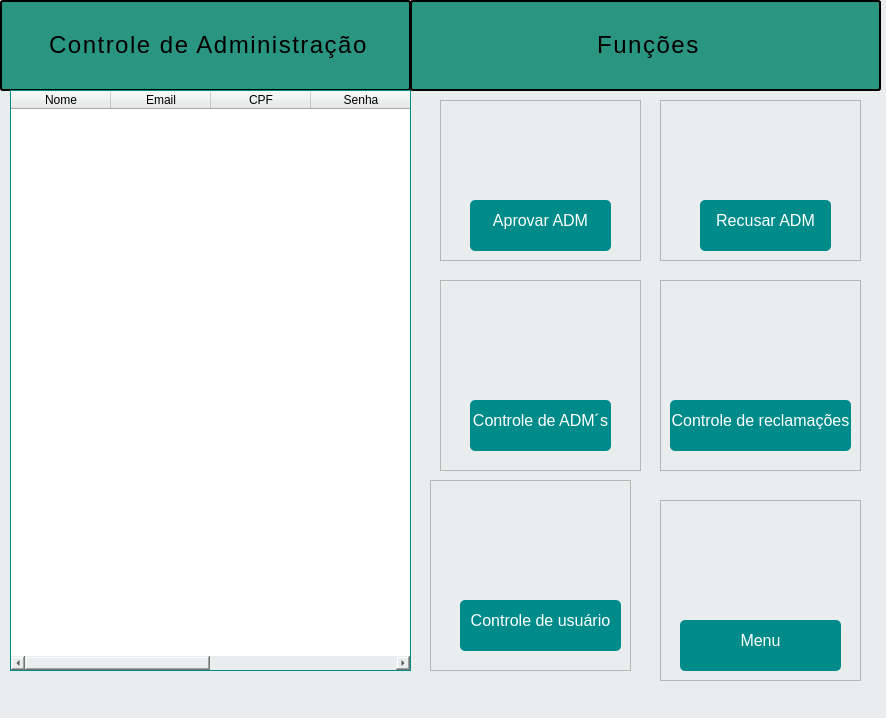
<?xml version="1.0" encoding="UTF-8"?>
<ui version="4.0">
 <class>MainWindow</class>
 <widget class="QMainWindow" name="MainWindow">
  <property name="geometry">
   <rect>
    <x>0</x>
    <y>0</y>
    <width>886</width>
    <height>718</height>
   </rect>
  </property>
  <property name="windowTitle">
   <string>MainWindow</string>
  </property>
  <property name="styleSheet">
   <string notr="true">QWidget {
background-color: #eaeded; 
}</string>
  </property>
  <widget class="QWidget" name="centralwidget">
   <widget class="QLabel" name="label">
    <property name="geometry">
     <rect>
      <x>0</x>
      <y>0</y>
      <width>411</width>
      <height>91</height>
     </rect>
    </property>
    <property name="styleSheet">
     <string notr="true">QLabel {
font-size: 24px;
font-wight: bold;
color: #33333;
padding: 10px;
border-bottom: 2px solid #008b8b;
text-allign: center;
letter-spacing: 1.5px;
background-color: #2a9580;
border: 2px solid;
border-radius: 3px;
}</string>
    </property>
    <property name="text">
     <string>&lt;html&gt;&lt;head/&gt;&lt;body&gt;&lt;p align=&quot;center&quot;&gt;&lt;span style=&quot; font-size:18pt;&quot;&gt;Controle de Administração&lt;/span&gt;&lt;/p&gt;&lt;/body&gt;&lt;/html&gt;</string>
    </property>
   </widget>
   <widget class="QLabel" name="label_2">
    <property name="geometry">
     <rect>
      <x>410</x>
      <y>0</y>
      <width>471</width>
      <height>91</height>
     </rect>
    </property>
    <property name="styleSheet">
     <string notr="true">QLabel {
font-size: 24px;
font-wight: bold;
color: #33333;
padding: 10px;
border-bottom: 2px solid #008b8b;
text-allign: center;
letter-spacing: 1.5px;
background-color: #2a9580;
border: 2px solid;
border-radius: 3px;
}</string>
    </property>
    <property name="text">
     <string>&lt;html&gt;&lt;head/&gt;&lt;body&gt;&lt;p align=&quot;center&quot;&gt;&lt;span style=&quot; font-size:18pt;&quot;&gt;Funções&lt;/span&gt;&lt;/p&gt;&lt;/body&gt;&lt;/html&gt;</string>
    </property>
   </widget>
   <widget class="QFrame" name="frame">
    <property name="geometry">
     <rect>
      <x>440</x>
      <y>100</y>
      <width>201</width>
      <height>161</height>
     </rect>
    </property>
    <property name="frameShape">
     <enum>QFrame::StyledPanel</enum>
    </property>
    <property name="frameShadow">
     <enum>QFrame::Raised</enum>
    </property>
    <widget class="QPushButton" name="pushButton">
     <property name="geometry">
      <rect>
       <x>30</x>
       <y>100</y>
       <width>141</width>
       <height>51</height>
      </rect>
     </property>
     <property name="styleSheet">
      <string notr="true">QPushButton {
background-color: #008b8b;
color: white;
border: none;
border-radius: 5px;
padding: 10 px 20px;
font-size: 16px;
}

QPushButton:hover {
 background-color: #008b8b;
}

QPushButton:pressed {
background-color: #3e8e41;
}
</string>
     </property>
     <property name="text">
      <string>Aprovar ADM</string>
     </property>
    </widget>
    <widget class="QLabel" name="lbl_icone1">
     <property name="geometry">
      <rect>
       <x>50</x>
       <y>20</y>
       <width>101</width>
       <height>61</height>
      </rect>
     </property>
     <property name="text">
      <string/>
     </property>
     <property name="pixmap">
      <pixmap resource="icones para adm/icons.qrc">:/icons adm/Icone (5).png</pixmap>
     </property>
     <property name="scaledContents">
      <bool>true</bool>
     </property>
    </widget>
   </widget>
   <widget class="QFrame" name="frame_2">
    <property name="geometry">
     <rect>
      <x>440</x>
      <y>280</y>
      <width>201</width>
      <height>191</height>
     </rect>
    </property>
    <property name="frameShape">
     <enum>QFrame::StyledPanel</enum>
    </property>
    <property name="frameShadow">
     <enum>QFrame::Raised</enum>
    </property>
    <widget class="QPushButton" name="pushButton_3">
     <property name="geometry">
      <rect>
       <x>30</x>
       <y>120</y>
       <width>141</width>
       <height>51</height>
      </rect>
     </property>
     <property name="styleSheet">
      <string notr="true">QPushButton {
background-color: #008b8b;
color: white;
border: none;
border-radius: 5px;
padding: 10 px 20px;
font-size: 16px;
}

QPushButton:hover {
 background-color: #008b8b;
}

QPushButton:pressed {
background-color: #3e8e41;
}</string>
     </property>
     <property name="text">
      <string>Controle de ADM´s</string>
     </property>
    </widget>
    <widget class="QLabel" name="lbl_icone3">
     <property name="geometry">
      <rect>
       <x>50</x>
       <y>30</y>
       <width>101</width>
       <height>71</height>
      </rect>
     </property>
     <property name="text">
      <string/>
     </property>
     <property name="pixmap">
      <pixmap resource="icones para adm/icons.qrc">:/icons adm/Icone (3).png</pixmap>
     </property>
     <property name="scaledContents">
      <bool>true</bool>
     </property>
    </widget>
   </widget>
   <widget class="QFrame" name="frame_4">
    <property name="geometry">
     <rect>
      <x>660</x>
      <y>100</y>
      <width>201</width>
      <height>161</height>
     </rect>
    </property>
    <property name="frameShape">
     <enum>QFrame::StyledPanel</enum>
    </property>
    <property name="frameShadow">
     <enum>QFrame::Raised</enum>
    </property>
    <widget class="QPushButton" name="pushButton_2">
     <property name="geometry">
      <rect>
       <x>40</x>
       <y>100</y>
       <width>131</width>
       <height>51</height>
      </rect>
     </property>
     <property name="styleSheet">
      <string notr="true">QPushButton {
background-color: #008b8b;
color: white;
border: none;
border-radius: 5px;
padding: 10 px 20px;
font-size: 16px;
}

QPushButton:hover {
 background-color: #008b8b;
}

QPushButton:pressed {
background-color: #3e8e41;
}</string>
     </property>
     <property name="text">
      <string>Recusar ADM</string>
     </property>
    </widget>
    <widget class="QLabel" name="lbl_icone2">
     <property name="geometry">
      <rect>
       <x>50</x>
       <y>20</y>
       <width>101</width>
       <height>61</height>
      </rect>
     </property>
     <property name="text">
      <string/>
     </property>
     <property name="pixmap">
      <pixmap>icones para adm/Icone (2).png</pixmap>
     </property>
     <property name="scaledContents">
      <bool>true</bool>
     </property>
    </widget>
   </widget>
   <widget class="QFrame" name="frame_5">
    <property name="geometry">
     <rect>
      <x>660</x>
      <y>280</y>
      <width>201</width>
      <height>191</height>
     </rect>
    </property>
    <property name="frameShape">
     <enum>QFrame::StyledPanel</enum>
    </property>
    <property name="frameShadow">
     <enum>QFrame::Raised</enum>
    </property>
    <widget class="QPushButton" name="pushButton_4">
     <property name="geometry">
      <rect>
       <x>10</x>
       <y>120</y>
       <width>181</width>
       <height>51</height>
      </rect>
     </property>
     <property name="styleSheet">
      <string notr="true">QPushButton {
background-color: #008b8b;
color: white;
border: none;
border-radius: 5px;
padding: 10 px 20px;
font-size: 16px;
}

QPushButton:hover {
 background-color: #008b8b;
}

QPushButton:pressed {
background-color: #3e8e41;
}</string>
     </property>
     <property name="text">
      <string>Controle de reclamações</string>
     </property>
    </widget>
    <widget class="QLabel" name="lbl_icone4">
     <property name="geometry">
      <rect>
       <x>50</x>
       <y>10</y>
       <width>91</width>
       <height>81</height>
      </rect>
     </property>
     <property name="text">
      <string/>
     </property>
     <property name="pixmap">
      <pixmap resource="icones para adm/icons.qrc">:/icons adm/Icone (8).png</pixmap>
     </property>
     <property name="scaledContents">
      <bool>true</bool>
     </property>
    </widget>
   </widget>
   <widget class="QFrame" name="frame_7">
    <property name="geometry">
     <rect>
      <x>430</x>
      <y>480</y>
      <width>201</width>
      <height>191</height>
     </rect>
    </property>
    <property name="frameShape">
     <enum>QFrame::StyledPanel</enum>
    </property>
    <property name="frameShadow">
     <enum>QFrame::Raised</enum>
    </property>
    <widget class="QPushButton" name="pushButton_5">
     <property name="geometry">
      <rect>
       <x>30</x>
       <y>120</y>
       <width>161</width>
       <height>51</height>
      </rect>
     </property>
     <property name="styleSheet">
      <string notr="true">QPushButton {
background-color: #008b8b;
color: white;
border: none;
border-radius: 5px;
padding: 10 px 20px;
font-size: 16px;
}

QPushButton:hover {
 background-color: #008b8b;
}

QPushButton:pressed {
background-color: #3e8e41;
}</string>
     </property>
     <property name="text">
      <string>Controle de usuário</string>
     </property>
    </widget>
    <widget class="QLabel" name="lbl_icone5">
     <property name="geometry">
      <rect>
       <x>60</x>
       <y>20</y>
       <width>81</width>
       <height>71</height>
      </rect>
     </property>
     <property name="text">
      <string/>
     </property>
     <property name="pixmap">
      <pixmap>icones para adm/Icone (10).png</pixmap>
     </property>
     <property name="scaledContents">
      <bool>true</bool>
     </property>
    </widget>
   </widget>
   <widget class="QFrame" name="frame_8">
    <property name="geometry">
     <rect>
      <x>660</x>
      <y>500</y>
      <width>201</width>
      <height>181</height>
     </rect>
    </property>
    <property name="frameShape">
     <enum>QFrame::StyledPanel</enum>
    </property>
    <property name="frameShadow">
     <enum>QFrame::Raised</enum>
    </property>
    <widget class="QLabel" name="lbl_icone6">
     <property name="geometry">
      <rect>
       <x>50</x>
       <y>30</y>
       <width>91</width>
       <height>61</height>
      </rect>
     </property>
     <property name="text">
      <string/>
     </property>
     <property name="pixmap">
      <pixmap resource="icones para adm/icons.qrc">:/icons adm/Icone (4).png</pixmap>
     </property>
     <property name="scaledContents">
      <bool>true</bool>
     </property>
    </widget>
    <widget class="QPushButton" name="pushButton_6">
     <property name="geometry">
      <rect>
       <x>20</x>
       <y>120</y>
       <width>161</width>
       <height>51</height>
      </rect>
     </property>
     <property name="styleSheet">
      <string notr="true">QPushButton {
background-color: #008b8b;
color: white;
border: none;
border-radius: 5px;
padding: 10 px 20px;
font-size: 16px;
}

QPushButton:hover {
 background-color: #008b8b;
}

QPushButton:pressed {
background-color: #3e8e41;
}</string>
     </property>
     <property name="text">
      <string>Menu</string>
     </property>
    </widget>
   </widget>
   <widget class="QTableWidget" name="tableWidget">
    <property name="geometry">
     <rect>
      <x>10</x>
      <y>90</y>
      <width>401</width>
      <height>581</height>
     </rect>
    </property>
    <property name="styleSheet">
     <string notr="true">QTableWidget {
background-color: white;
border: 1px solid #008b8b;
gridline-color: #DADADA;
selection-background-color: #3399FF;
selection-color: white;
}

QHeaderView: :section {
background-color: #EEEEE;
padding: 4px;
font-weight: bold;
border: 1px solid #DADADA;
}</string>
    </property>
    <column>
     <property name="text">
      <string>Nome</string>
     </property>
    </column>
    <column>
     <property name="text">
      <string>Email</string>
     </property>
    </column>
    <column>
     <property name="text">
      <string>CPF</string>
     </property>
    </column>
    <column>
     <property name="text">
      <string>Senha</string>
     </property>
    </column>
    <column>
     <property name="text">
      <string>Autenticação</string>
     </property>
    </column>
    <column>
     <property name="text">
      <string>Setor</string>
     </property>
    </column>
   </widget>
  </widget>
  <widget class="QMenuBar" name="menubar">
   <property name="geometry">
    <rect>
     <x>0</x>
     <y>0</y>
     <width>886</width>
     <height>21</height>
    </rect>
   </property>
  </widget>
  <widget class="QStatusBar" name="statusbar"/>
 </widget>
 <resources>
  <include location="icones para adm/icons.qrc"/>
 </resources>
 <connections/>
</ui>
